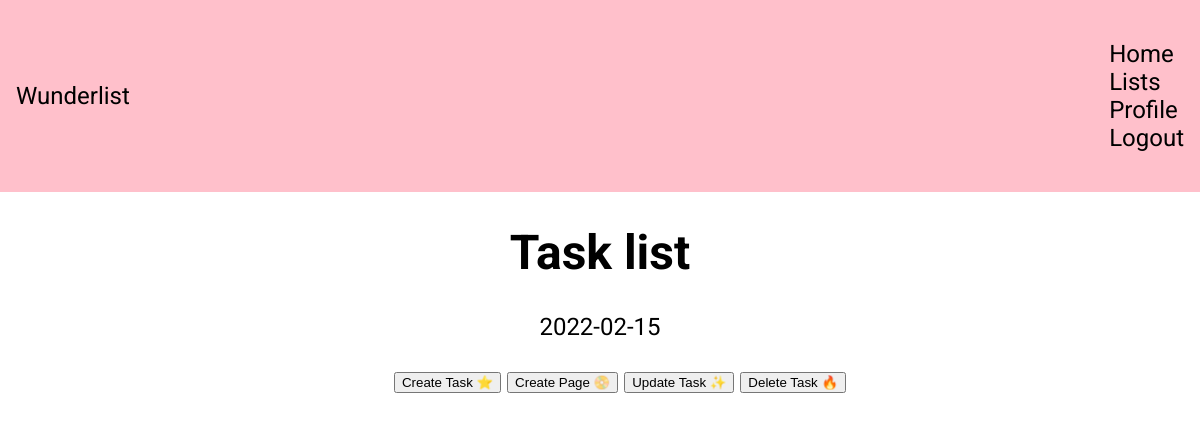
The app's page /lists.php (signed in), older data.
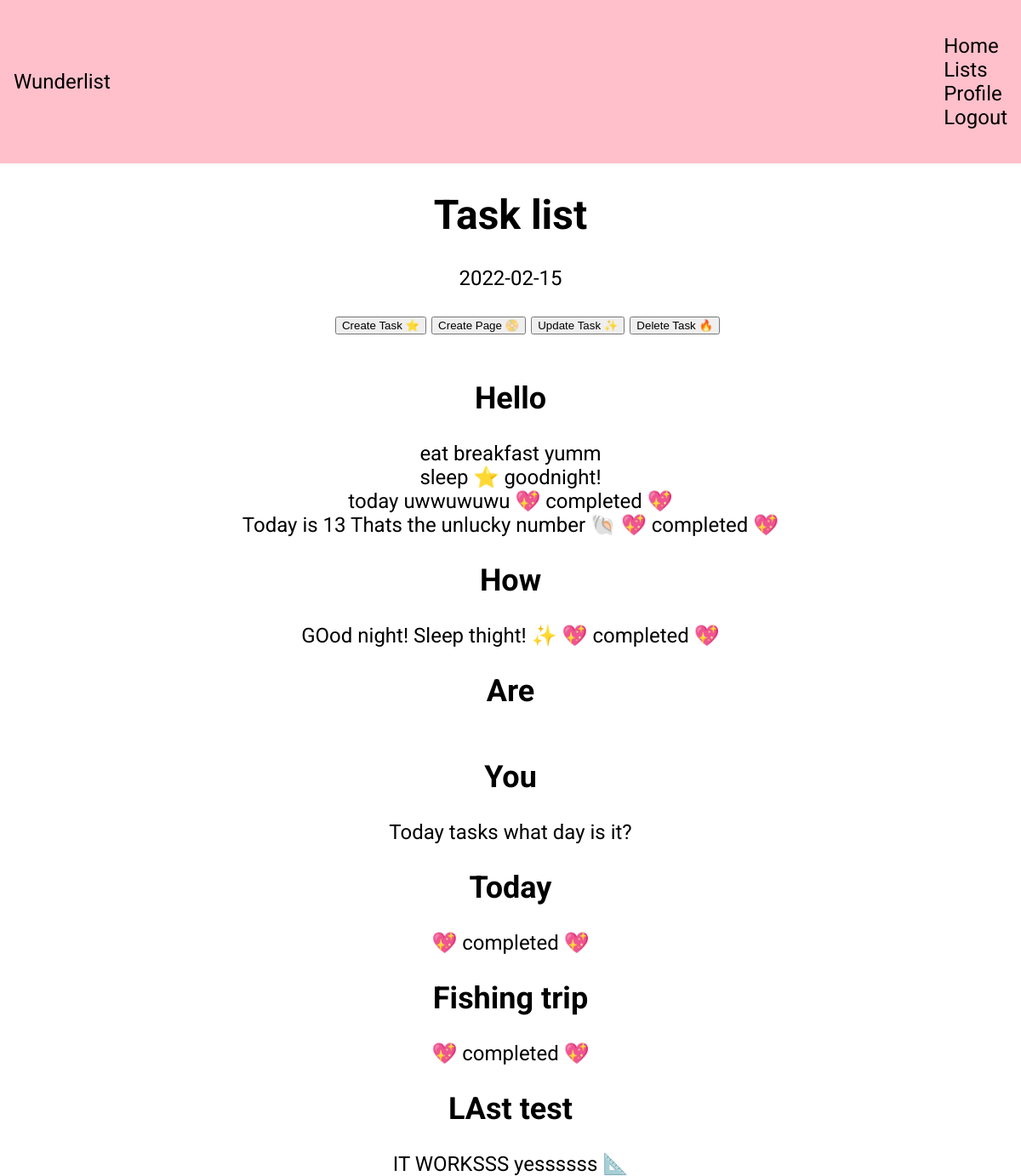
The same page, newer data.
### tables this page shows
CREATE TABLE "lists" (
	id INTEGER PRIMARY KEY AUTOINCREMENT,
	user_id TEXT NOT NULL,
	"list_title" TEXT NOT NULL
);

CREATE TABLE "tasks" (
    id INTEGER PRIMARY KEY AUTOINCREMENT,
    "task_id" TEXT,
    user_id TEXT NOT NULL,
    title TEXT NOT NULL,
    description TEXT,
    completed BOOLEAN,
    deadline TEXT
);

### lists.php (the view, shortened to what this page needs)
<?php require __DIR__ . '/app/autoload.php'; ?>
<?php require __DIR__ . '/views/header.php'; ?>
<?php
$tasks = statement_fetchAll($database, 'tasks');
$lists = statement_fetchAll($database, 'lists');
?>
<main class="tasks">
    <h1>Task list</h1>
    <?= date_today(); ?>
    <ul id="button_list" class="button_list">
        <button>Create Task ⭐️</button>
        <button>Create Page 📀</button>
        <button>Update Task ✨</button>
        <button>Delete Task 🔥</button>
    </ul>
    <?php foreach ($lists as $list) : ?>
        <?php if ($list['user_id'] == $_SESSION['email']) : ?>
            <h2><?= $list['list_title'] ?></h2>
            <?php foreach ($tasks as $task) : ?>
                <div>
                    <?php if ($task['task_id'] == $list['id']) : ?>
                        <?= display_task($task, $_POST['select_display']); ?>
                    <?php endif; ?>
                </div>
            <?php endforeach; ?>
        <?php endif; ?>
    <?php endforeach; ?>
</main>
<?php require __DIR__ . '/views/footer.php'; ?>

### app/functions.php (shortened to what this page needs)
<?php
function statement_fetchAll($database, $item)
{
    $query = 'SELECT * FROM ' . $item;
    $statment = $database->query($query);
    return $statment->fetchAll(PDO::FETCH_ASSOC);
}
function date_today(): string
{
    $date_today = new DateTime('NOW');
    $date_today_formated = $date_today->format('Y-m-d');
    return $date_today_formated;
}
function task_completed($list)
{
    if ($list['completed'] == 'yes') {
        return " 💖 completed 💖" . '<br>';
    }
}
function display_task($list, $select_display)
{
    if ($list['user_id'] == $_SESSION['email']) {
        if ($select_display == 'none') {
            echo $list['title'] . ' ' . $list['description'];
            echo task_completed($list);
        } elseif ($list['deadline'] == date_today()) {
            echo $list['title'] . ' ' . $list['description'];
            echo task_completed($list);
        }
    }
}

Row changes from the older to the newer data that the page shows:
added lists: list_title "Hello"
added tasks: title "eat breakfast", description "yumm", shown under "Hello"
added tasks: title "sleep ⭐️", description "goodnight!", shown under "Hello"
added tasks: title "today", description "uwwuwuwu", completed "💖 completed 💖", shown under "Hello"
added tasks: title "Today is 13", description "Thats the unlucky number 🐚", completed "💖 completed 💖", shown under "Hello"
now on this page (row edited): lists: list_title "How"
added tasks: title "GOod night!", description "Sleep thight! ✨", completed "💖 completed 💖", shown under "How"
now on this page (row edited): lists: list_title "Are"
now on this page (row edited): lists: list_title "You"
added tasks: title "Today tasks", description "what day is it?", shown under "You"
now on this page (row edited): lists: list_title "Today"
added tasks: completed "💖 completed 💖", shown under "Today"
now on this page (row edited): lists: list_title "Fishing trip"
added tasks: completed "💖 completed 💖", shown under "Fishing trip"
now on this page (row edited): lists: list_title "LAst test"
added tasks: title "IT WORKSSS", description "yessssss 📐", shown under "LAst test"
